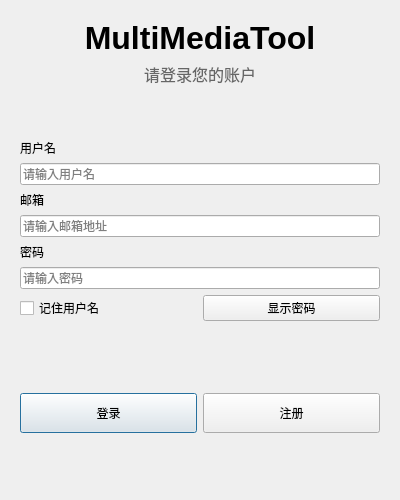
<?xml version="1.0" encoding="UTF-8"?>
<ui version="4.0">
 <class>login</class>
 <widget class="QWidget" name="login">
  <property name="geometry">
   <rect>
    <x>0</x>
    <y>0</y>
    <width>400</width>
    <height>500</height>
   </rect>
  </property>
  <property name="windowTitle">
   <string>MultiMediaTool - 登录</string>
  </property>
  <property name="windowIcon">
   <iconset resource="../../../icon.qrc">
    <normaloff>:/rc/login.svg</normaloff>:/rc/login.svg</iconset>
  </property>
  <layout class="QVBoxLayout" name="verticalLayout">
   <property name="leftMargin">
    <number>20</number>
   </property>
   <property name="topMargin">
    <number>20</number>
   </property>
   <property name="rightMargin">
    <number>20</number>
   </property>
   <property name="bottomMargin">
    <number>20</number>
   </property>
   <item>
    <widget class="QLabel" name="titleLabel">
     <property name="text">
      <string>MultiMediaTool</string>
     </property>
     <property name="alignment">
      <set>Qt::AlignCenter</set>
     </property>
     <property name="font">
      <font>
       <pointsize>24</pointsize>
       <weight>75</weight>
       <bold>true</bold>
      </font>
     </property>
    </widget>
   </item>
   <item>
    <widget class="QLabel" name="subtitleLabel">
     <property name="text">
      <string>请登录您的账户</string>
     </property>
     <property name="alignment">
      <set>Qt::AlignCenter</set>
     </property>
     <property name="font">
      <font>
       <pointsize>12</pointsize>
      </font>
     </property>
     <property name="styleSheet">
      <string>color: #666;</string>
     </property>
    </widget>
   </item>
   <item>
    <spacer name="verticalSpacer_1">
     <property name="orientation">
      <enum>Qt::Vertical</enum>
     </property>
     <property name="sizeHint" stdset="0">
      <size>
       <width>20</width>
       <height>20</height>
      </size>
     </property>
    </spacer>
   </item>
   <item>
    <widget class="QLabel" name="usernameLabel">
     <property name="text">
      <string>用户名</string>
     </property>
    </widget>
   </item>
   <item>
    <widget class="QLineEdit" name="usernameEdit">
     <property name="placeholderText">
      <string>请输入用户名</string>
     </property>
     <property name="maxLength">
      <number>50</number>
     </property>
    </widget>
   </item>
   <item>
    <widget class="QLabel" name="emailLabel">
     <property name="text">
      <string>邮箱</string>
     </property>
    </widget>
   </item>
   <item>
    <widget class="QLineEdit" name="emailEdit">
     <property name="placeholderText">
      <string>请输入邮箱地址</string>
     </property>
     <property name="maxLength">
      <number>100</number>
     </property>
    </widget>
   </item>
   <item>
    <widget class="QLabel" name="passwordLabel">
     <property name="text">
      <string>密码</string>
     </property>
    </widget>
   </item>
   <item>
    <widget class="QLineEdit" name="passwordEdit">
     <property name="echoMode">
      <enum>QLineEdit::Password</enum>
     </property>
     <property name="placeholderText">
      <string>请输入密码</string>
     </property>
     <property name="maxLength">
      <number>128</number>
     </property>
    </widget>
   </item>
   <item>
    <layout class="QHBoxLayout" name="horizontalLayout_1">
     <item>
      <widget class="QCheckBox" name="rememberMe">
       <property name="text">
        <string>记住用户名</string>
       </property>
      </widget>
     </item>
     <item>
      <widget class="QPushButton" name="showPassword">
       <property name="text">
        <string>显示密码</string>
       </property>
       <property name="checkable">
        <bool>true</bool>
       </property>
      </widget>
     </item>
    </layout>
   </item>
   <item>
    <widget class="QLabel" name="statusLabel">
     <property name="text">
      <string/>
     </property>
     <property name="alignment">
      <set>Qt::AlignCenter</set>
     </property>
     <property name="wordWrap">
      <bool>true</bool>
     </property>
    </widget>
   </item>
   <item>
    <spacer name="verticalSpacer_2">
     <property name="orientation">
      <enum>Qt::Vertical</enum>
     </property>
     <property name="sizeHint" stdset="0">
      <size>
       <width>20</width>
       <height>20</height>
      </size>
     </property>
    </spacer>
   </item>
   <item>
    <layout class="QHBoxLayout" name="horizontalLayout_2">
     <item>
      <widget class="QPushButton" name="loginButton">
       <property name="minimumSize">
        <size>
         <width>0</width>
         <height>40</height>
        </size>
       </property>
       <property name="text">
        <string>登录</string>
       </property>
       <property name="default">
        <bool>true</bool>
       </property>
      </widget>
     </item>
     <item>
      <widget class="QPushButton" name="registerButton">
       <property name="minimumSize">
        <size>
         <width>0</width>
         <height>40</height>
        </size>
       </property>
       <property name="text">
        <string>注册</string>
       </property>
      </widget>
     </item>
    </layout>
   </item>
   <item>
    <spacer name="verticalSpacer_3">
     <property name="orientation">
      <enum>Qt::Vertical</enum>
     </property>
     <property name="sizeHint" stdset="0">
      <size>
       <width>20</width>
       <height>20</height>
      </size>
     </property>
    </spacer>
   </item>
  </layout>
 </widget>
 <resources>
  <include location="../../../icon.qrc"/>
 </resources>
 <connections/>
</ui>
